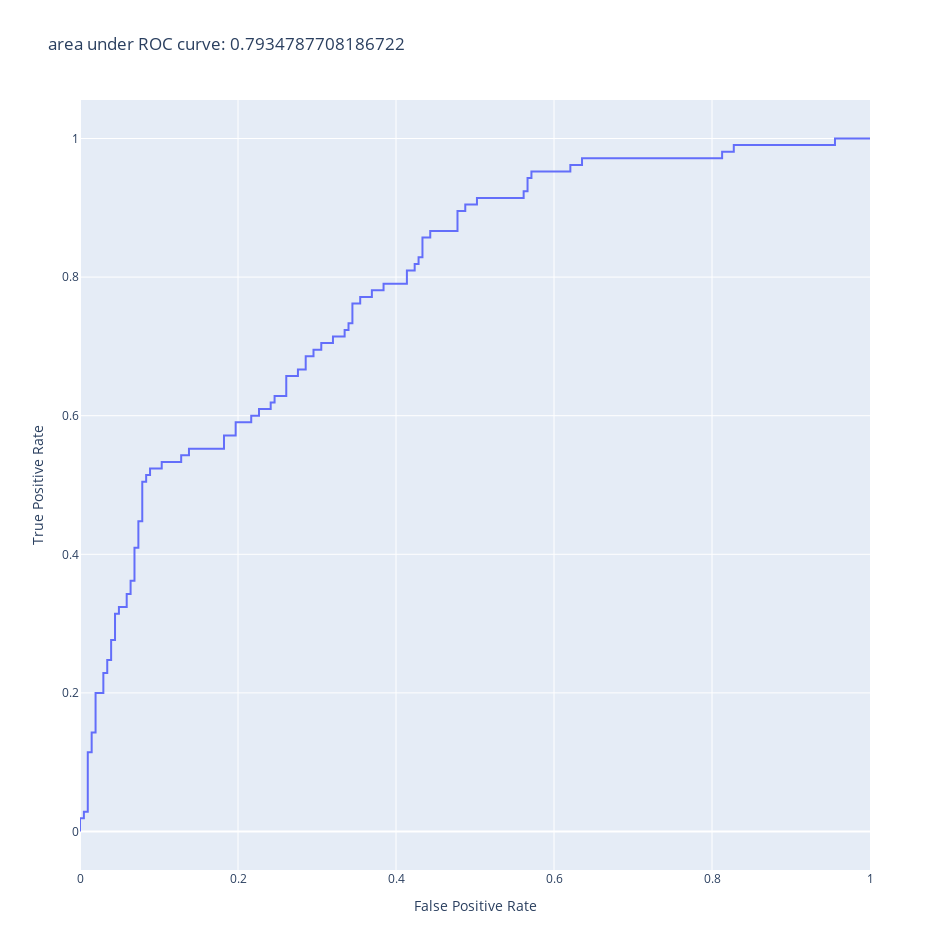

Notebook cell for this chart:
### Code cell
roc = go.Scatter(x=fpr, y=tpr)
auc = metrics.roc_auc_score(Y_test, Y_proba)
fig = go.Figure(
    data=roc,
    layout=go.Layout(
        width=950, height=950,
        title=f"area under ROC curve: {auc}",
        xaxis_title="False Positive Rate",
        yaxis_title="True Positive Rate",
        legend_x=0, legend_y=1,
        legend_bgcolor='rgba(0,0,0,0.3)',
        legend_font_color='white'
    )
)
fig.show()
